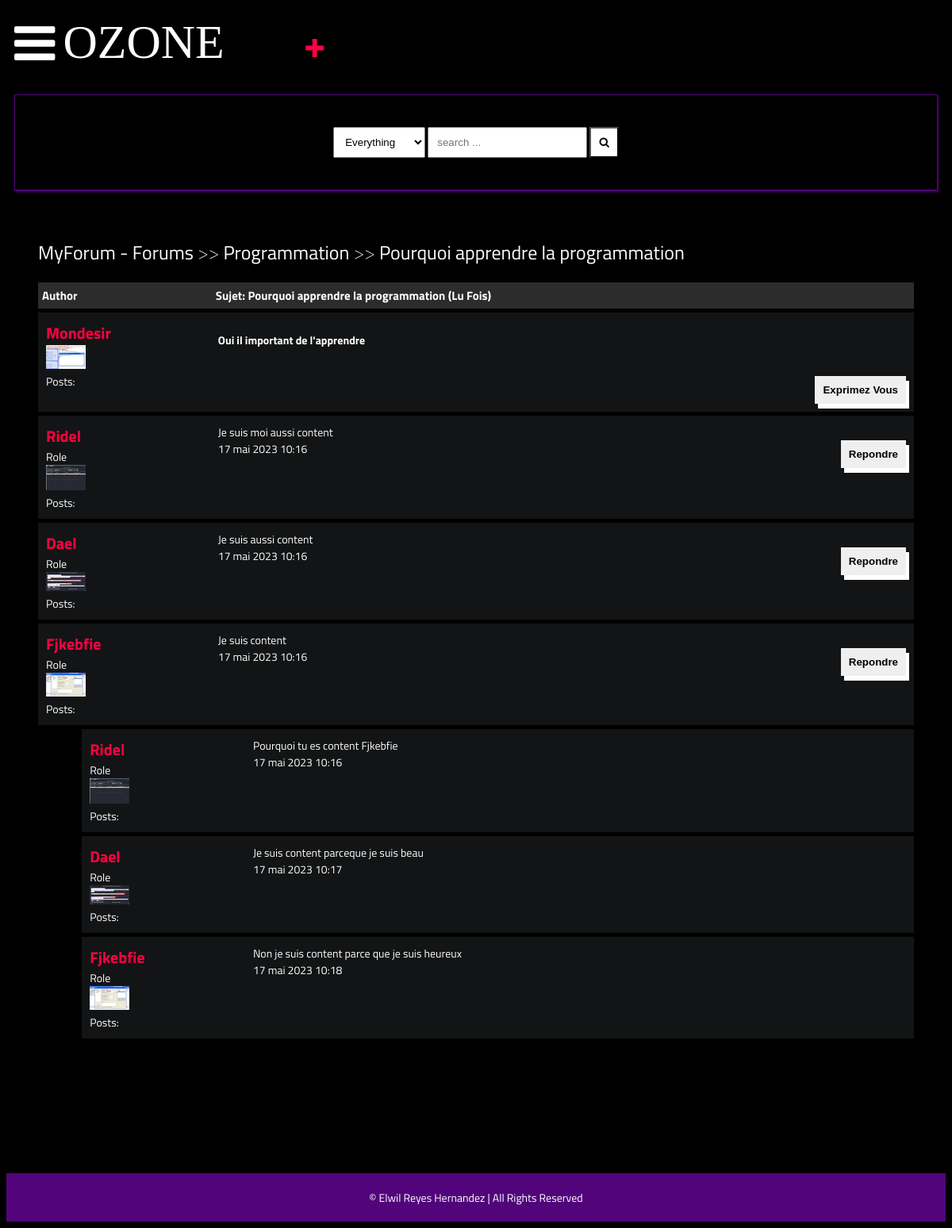
Screenshot of /forums/detail/pourquoi-apprendre-la-programmation/ (signed in) with the database file from the repository.
### forums/models.py (models this page shows, shortened)
class Post(models.Model):
    title = models.CharField(max_length=400)
    content = HTMLField()
    parent_post = models.ForeignKey('self', on_delete=models.CASCADE, null=True, blank=True)
    user = models.ForeignKey(Depute, on_delete=models.CASCADE)
    slug = models.SlugField(max_length=400, unique=True, blank=True)
    date = models.DateTimeField(auto_now_add=True)
    categories = models.ManyToManyField(Category)
    approved = models.BooleanField(default=False)
    hit_count_generic = GenericRelation(HitCount, object_id_field='object_pk',
        related_query_name='hit_count_generic_relation'
    )
    tags = TaggableManager()
    comments = models.ManyToManyField(Comment, blank=True)
    closed = models.BooleanField(default=False)
    state = models.CharField(max_length=40, default="zero")
    def get_url(self):
        return reverse("forums:detail", kwargs={
            "slug":self.slug
        })

class Category(models.Model):
    title = models.CharField(max_length=50)
    slug = models.SlugField(max_length=400, unique=True, blank=True)
    description = models.TextField(default="description")
    class Meta:
        verbose_name_plural = "categories"
    def __str__(self):
        return self.title
    def get_url(self):
        return reverse("forums:posts", kwargs={
            "slug":self.slug
        })

class Comment(models.Model):
    user = models.ForeignKey(Depute, on_delete=models.CASCADE)
    content = models.TextField()
    date = models.DateTimeField(auto_now_add=True)
    replies = models.ManyToManyField(Reply, blank=True)

class Reply(models.Model):
    user = models.ForeignKey(Depute, on_delete=models.CASCADE)
    content = models.TextField()
    date = models.DateTimeField(auto_now_add=True)
    class Meta:
        verbose_name_plural = "replies"

### comptes/models.py (models this page shows, shortened)
class Depute(AbstractUser):
    identifiant = models.CharField(max_length=255)
    slug = slug = models.SlugField(max_length=400, unique=True, blank=True)
    photo = ResizedImageField(size=[50, 80], quality=100, upload_to="Deputes/photos/", default=None, null=True, blank=True)
    num_post = models.IntegerField(blank=True, default=0)
    categorieMembre =models.ForeignKey( categorieMembre,on_delete=models.CASCADE)

### forums/views.py (the view)
# urls.py: path("detail/<slug>/", views.detail, name="detail"),
def detail(request, slug):
    post = get_object_or_404(Post, slug=slug)
    author = request.user
    author.num_post = Post.objects.filter(user=author).count()
    reponses = None
    if "comment-form" in request.POST:
        comment = request.POST.get("comment")
        new_comment, _ = Comment.objects.get_or_create(user=author, content=comment)
        post.comments.add(new_comment.id)
    if "reply-form" in request.POST:
        reply = request.POST.get("reply")
        commenr_id = request.POST.get("comment-id")
        comment_obj = Comment.objects.get(id=commenr_id)
        new_reply, _ = Reply.objects.get_or_create(user=author, content=reply)
        comment_obj.replies.add(new_reply.id)
    comments = post.comments.all().order_by('-date')
    context = {
        "post":post,
        "comments": comments,
        "title": "Assemblee Nationale: "+post.title,
        'reponses': reponses
    }
    update_views(request, post)
    return render(request, "forums/detail.html", context)

### forums/utils.py (called while the page is built)
def update_views(request, object):
    context = {}
    hit_count = get_hitcount_model().objects.get_for_object(object)
    hits = hit_count.hits
    hitcontext = context["hitcount"] = {"pk": hit_count.pk}
    hit_count_response = HitCountMixin.hit_count(request, hit_count)
    if hit_count_response.hit_counted:
        hits = hits+1
        hitcontext["hitcounted"] = hit_count_response.hit_counted
        hitcontext["hit_message"] = hit_count_response.hit_message
        hitcontext["total_hits"] = hits

### forums/templates/forums/detail.html (shortened to what this page needs)
{% extends 'forums/base.html' %}
{% load hitcount_tags %}
{% block content %}
<div class="container">
    <div class="navigate">
        <span><a href="{% url 'forums:home' %}">MyForum - Forums</a> >> <a href="{{post.categories.all.0.get_url}}">{{post.categories.all.0}}</a> >> <a href="{{post.get_url}}">{{post.title}}</a></span>
    </div>
    <div class="topic-container">
        <div class="head">
            <div class="authors">Author</div>
            <div class="content">Sujet: {{post.title}} (Lu {% get_hit_count for post %} Fois)</div>
        </div>
        <div class="body">
            <div class="authors">
                <div class="username"><a href="">{{post.user.first_name|title}}</a></div>
                <img src="{{post.user.photo.url}}" alt="Image">
                <div>Posts: <u>{{post.user.num_posts}}</u></div>
            </div>
            <div class="content">
                {{post.content|safe}}
                <br>
                <div class="comment">
                    <button onclick="showComment()">Exprimez Vous</button>
                </div>
            </div>
        </div>
    </div>
    {% for comment in comments %}
        <div class="comments-container">
            <div class="body">
                <div class="authors">
                    <div class="username"><a href="">{{comment.user.first_name|title}}</a></div>
                    <div>Role</div>
                    <img src="{{comment.user.photo.url}}" alt="">
                    <div>Posts: <u>{{comment.user.num_posts}}</u></div>
                </div>
                <div class="content">
                    {{comment.content}}
                    <br>
                    <div class="comment">
                        <button onclick="showReplies('comment{{comment.id}}')">Repondre</button>
                    </div>
                    <div>
                        {{comment.date}}
                    </div>
                </div>
            </div>
        </div>
        {% for reply in comment.replies.all %}
        <div class="comments-container" style="width: 95%; margin-left:5%;">
            <div class="body">
                <div class="authors">
                    <div class="username"><a href="">{{reply.user.first_name|title}}</a></div>
                    <div>Role</div>
                    <img src="{{reply.user.photo.url}}" alt="">
                    <div>Posts: <u>{{reply.user.num_posts}}</u></div>
                </div>
                <div class="content">
                    {{reply.content}}
                    <br>
                    <div>
                        {{reply.date}}
                    </div>
                </div>
            </div>
        </div>
        {% endfor %}
    {% endfor %}
</div>
{% endblock content %}

### forums/templates/forums/base.html (shortened to what this page needs)
{% load static %}
<!DOCTYPE html>
<html lang="fr">
<head>
    <link rel="stylesheet" href="{% static 'forums/css/style.css' %}">
    <link rel="stylesheet" href="https://cdnjs.cloudflare.com/ajax/libs/font-awesome/4.7.0/css/font-awesome.min.css">
</head>
<body>
    <header>
        <div class="navbar">
            <a class="bar-icon" id="iconBar" onclick="hideIconBar()"><i class="fa fa-bars"></i></a>
            <div class="brand">OZONE</div>
            {% if user.is_authenticated %}
            <div style="font-size:50px;font-weight300px;margin-left:100px;"><a href="{% url 'forums:create_post' %}">+</a></div>
            {% endif %}
        </div>
                <form action="{% url 'forums:search_result' %}" role="form" method="GET">
                <div class="search-box">
                    <div>
                        <select name="search-box" id="">
                            <option value="Everything">Everything</option>
                        </select>
                        <input type="text" name="q" placeholder="search ...">
                        <button type="submit" name="search"><i class="fa fa-search"></i></button>
                    </div>
                </div>
                </form>
    </header>
    {% block content %}
    {% endblock content %}
    <footer>
        <span>&copy;  Elwil Reyes Hernandez | All Rights Reserved</span>
    </footer>
</body>
</html>

### static/forums/css/style.css (style rules this page uses)
* { box-sizing: border-box; }
html { font-size: 14px; font-family: 'Titillium Web', sans-serif; background-color:rgb(0,0,0); color:#FEFEFE; }
a { color:#FF0042; font-weight: bolder; text-decoration: none; }
.container { margin: 20px; padding: 20px; }
header { margin-inline: 10px; }
.navbar { display:flex; align-items: center; }
.bar-icon { font-size: 60px; display: inline-block; margin-right:10px; color: #fff; cursor: pointer; }
.brand { font-size:60px; display: inline-block; font-family:aquire; }
.search-box { border: solid 1px #52057b; margin-top: 20px; padding: 40px; display:flex; justify-content: center; box-shadow:1px 2px 3px #52057b; }
.search-box select { padding: 10px; }
.search-box input { padding: 10px; }
.search-box button { padding: 10px; background-color:#fff; color:#000000; }
footer { margin-top: 20px; padding: 20px; background-color: #52057b; display: block; text-align: center; }
.navigate { margin-block: 20px; font-weight: lighter; font-size: 24px; }
.navigate a { color: #fff; }
.head { display: flex; background-color: #2C2C2C; padding: 5px; font-weight: bold; font-size: 15px; }
.authors { flex: 20%; }
.content { flex: 80%; }
.body { display: flex; background-color: #131415; padding: 10px; margin-top: 5px; }
.body .authors .username { font-size: 20px; }
.body .authors img { max-width: 50px; max-height: 80px; }
.body .content .comment button { border:none; padding:10px; font-weight: bolder; box-shadow: 4px 6px #fff; cursor: pointer; float: right; }

### rows the page displays
Post: categories.all.0 "Programmation", title "Pourquoi apprendre la programmation", user.first_name "Mondesir", user.photo (picture), content "Oui il important de l'apprendre"
Comment: user.first_name "Ridel", user.photo (picture), content "Je suis moi aussi content", date "17 mai 2023 10:16"
Comment: user.first_name "Dael", user.photo (picture), content "Je suis aussi content", date "17 mai 2023 10:16"
Comment: user.first_name "Fjkebfie", user.photo (picture), content "Je suis content", date "17 mai 2023 10:16"
Reply: user.first_name "Ridel", user.photo (picture), content "Pourquoi tu es content Fjkebfie", date "17 mai 2023 10:16"
Reply: user.first_name "Dael", user.photo (picture), content "Je suis content parceque je suis beau", date "17 mai 2023 10:17"
Reply: user.first_name "Fjkebfie", user.photo (picture), content "Non je suis content parce que je suis heureux", date "17 mai 2023 10:18"
